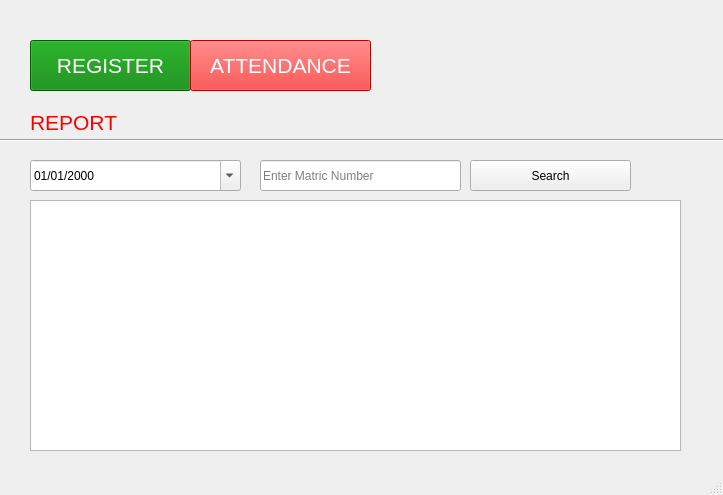
<?xml version="1.0" encoding="UTF-8"?>
<ui version="4.0">
 <class>dashboard</class>
 <widget class="QMainWindow" name="dashboard">
  <property name="geometry">
   <rect>
    <x>0</x>
    <y>0</y>
    <width>723</width>
    <height>495</height>
   </rect>
  </property>
  <property name="minimumSize">
   <size>
    <width>723</width>
    <height>495</height>
   </size>
  </property>
  <property name="maximumSize">
   <size>
    <width>723</width>
    <height>495</height>
   </size>
  </property>
  <property name="windowTitle">
      <string>Dashboard:: Attendance System</string>
  </property>
  <widget class="QWidget" name="centralwidget">
   <widget class="QPushButton" name="btn_Register">
    <property name="geometry">
     <rect>
      <x>30</x>
      <y>40</y>
      <width>161</width>
      <height>51</height>
     </rect>
    </property>
    <property name="font">
     <font>
      <pointsize>16</pointsize>
     </font>
    </property>
    <property name="autoFillBackground">
     <bool>false</bool>
    </property>
    <property name="styleSheet">
     <string notr="true">QPushButton#btn_Register { color: white; background-color: green}</string>
    </property>
    <property name="text">
     <string>REGISTER</string>
    </property>
    <property name="default">
     <bool>false</bool>
    </property>
    <property name="flat">
     <bool>false</bool>
    </property>
   </widget>
   <widget class="QPushButton" name="btn_Attendance">
    <property name="geometry">
     <rect>
      <x>190</x>
      <y>40</y>
      <width>181</width>
      <height>51</height>
     </rect>
    </property>
    <property name="font">
     <font>
      <pointsize>16</pointsize>
     </font>
    </property>
    <property name="autoFillBackground">
     <bool>false</bool>
    </property>
    <property name="styleSheet">
     <string notr="true">QPushButton#btn_Attendance { color: white;  background-color: red; }</string>
    </property>
    <property name="text">
     <string>ATTENDANCE</string>
    </property>
    <property name="default">
     <bool>false</bool>
    </property>
    <property name="flat">
     <bool>false</bool>
    </property>
   </widget>
   <widget class="QTableWidget" name="tableWidget">
    <property name="geometry">
     <rect>
      <x>30</x>
      <y>200</y>
      <width>651</width>
      <height>251</height>
     </rect>
    </property>
   </widget>
   <widget class="Line" name="line">
    <property name="geometry">
     <rect>
      <x>-10</x>
      <y>130</y>
      <width>741</width>
      <height>20</height>
     </rect>
    </property>
    <property name="orientation">
     <enum>Qt::Horizontal</enum>
    </property>
   </widget>
   <widget class="QLabel" name="label">
    <property name="geometry">
     <rect>
      <x>30</x>
      <y>112</y>
      <width>141</width>
      <height>20</height>
     </rect>
    </property>
    <property name="font">
     <font>
      <pointsize>16</pointsize>
     </font>
    </property>
    <property name="styleSheet">
     <string notr="true">QLabel {color: red}</string>
    </property>
    <property name="frameShadow">
     <enum>QFrame::Raised</enum>
    </property>
    <property name="lineWidth">
     <number>6</number>
    </property>
    <property name="text">
     <string>REPORT</string>
    </property>
   </widget>
   <widget class="QDateEdit" name="report_date">
    <property name="geometry">
     <rect>
      <x>30</x>
      <y>160</y>
      <width>211</width>
      <height>31</height>
     </rect>
    </property>
    <property name="currentSection">
     <enum>QDateTimeEdit::YearSection</enum>
    </property>
    <property name="displayFormat">
     <string>dd/MM/yyyy</string>
    </property>
    <property name="calendarPopup">
     <bool>true</bool>
    </property>
   </widget>
   <widget class="QLineEdit" name="report_matric">
    <property name="geometry">
     <rect>
      <x>260</x>
      <y>160</y>
      <width>201</width>
      <height>31</height>
     </rect>
    </property>
    <property name="placeholderText">
     <string>Enter Matric Number</string>
    </property>
   </widget>
   <widget class="QPushButton" name="btnSearch">
    <property name="geometry">
     <rect>
      <x>470</x>
      <y>160</y>
      <width>161</width>
      <height>31</height>
     </rect>
    </property>
    <property name="text">
     <string>Search</string>
    </property>
   </widget>
  </widget>
  <widget class="QMenuBar" name="menubar">
   <property name="geometry">
    <rect>
     <x>0</x>
     <y>0</y>
     <width>723</width>
     <height>19</height>
    </rect>
   </property>
  </widget>
  <widget class="QStatusBar" name="statusbar"/>
 </widget>
 <resources/>
 <connections/>
</ui>
